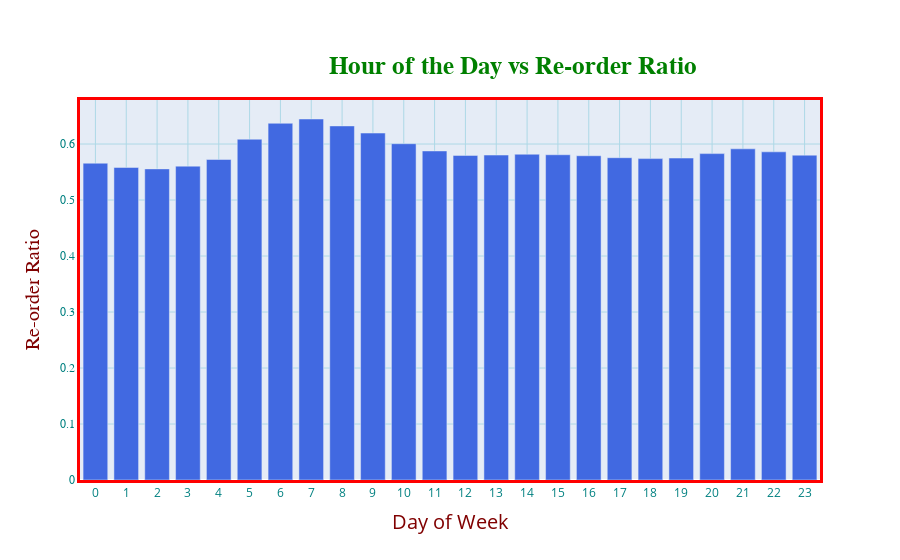

The notebook cell saved with this chart:
### Code cell
fig = go.Figure()

fig.add_trace(go.Bar(
    x= hod_grp['order_hour_of_day'].tolist(),
    y= hod_grp['reordered'].tolist(),
    marker_color='RoyalBlue'
             ))

fig.update_layout(title_text="<b>Hour of the Day vs Re-order Ratio</b>",
                 title_font_size=25,
                 title_font_color='green',
                 title_font_family='Titillium Web',
                 title_x=0.57,
                 title_y=0.90,
                 title_xanchor='center',
                 title_yanchor='top',
                 yaxis={'categoryorder':'total ascending'}
                 )

fig.update_xaxes(
        color='teal',
        title_text='Day of Week',
        title_font_family='Open Sans',
        title_font_size=20,
        title_font_color='maroon',
        title_standoff = 15,
        gridcolor='lightblue',
        tickmode='auto',
        nticks=48,
        linecolor='red',
        linewidth=3,
        mirror=True)

fig.update_yaxes(
        color='Teal',
        title_text='Re-order Ratio',
        title_font_family='Droid Sans',
        title_font_size=20,
        title_font_color='maroon',
        title_standoff = 15,
        tickfont_family='Arial',
        gridcolor='lightblue',
        linecolor='red',
        linewidth=3,
        mirror = True)

### Figure 1 — Plotly figure (JSON) as saved in the notebook; plotly's stock layout.template omitted (floating-point values rounded to 4 significant figures)
{"data": [{"marker": {"color": "RoyalBlue"}, "type": "bar", "x": [0, 1, 2, 3, 4, 5, 6, 7, 8, 9, 10, 11, 12, 13, 14, 15, 16, 17, 18, 19, 20, 21, 22, 23], "y": [0.5657, 0.5581, 0.5556, 0.5605, 0.5724, 0.6086, 0.637, 0.6447, 0.6323, 0.6196, 0.6005, 0.5876, 0.5796, 0.5803, 0.5818, 0.5808, 0.5791, 0.5755, 0.5739, 0.5749, 0.5829, 0.5914, 0.586, 0.5801]}], "layout": {"title": {"font": {"color": "green", "family": "Titillium Web", "size": 25}, "text": "<b>Hour of the Day vs Re-order Ratio</b>", "x": 0.57, "xanchor": "center", "y": 0.9, "yanchor": "top"}, "xaxis": {"color": "teal", "gridcolor": "lightblue", "linecolor": "red", "linewidth": 3, "mirror": true, "nticks": 48, "tickmode": "auto", "title": {"font": {"color": "maroon", "family": "Open Sans", "size": 20}, "standoff": 15, "text": "Day of Week"}}, "yaxis": {"categoryorder": "total ascending", "color": "Teal", "gridcolor": "lightblue", "linecolor": "red", "linewidth": 3, "mirror": true, "tickfont": {"family": "Arial"}, "title": {"font": {"color": "maroon", "family": "Droid Sans", "size": 20}, "standoff": 15, "text": "Re-order Ratio"}}}}
